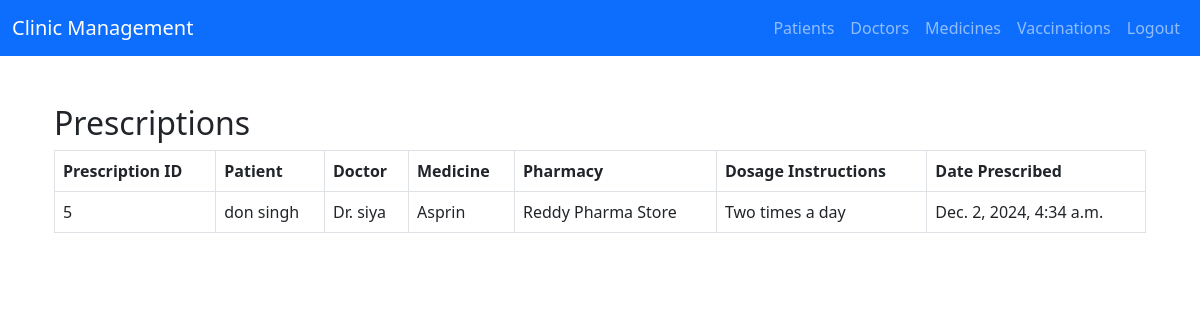
/prescriptions/ (signed in), run on the app's committed database.
### clinic/models.py (models this page shows, shortened)
class Prescription(models.Model):
    Prescription_id = models.AutoField(primary_key=True)
    patient = models.ForeignKey(Patient, on_delete=models.CASCADE)
    doctor = models.ForeignKey(Doctor, on_delete=models.CASCADE)  # Doctor is already linked
    pharmacy = models.ForeignKey('Pharmacy', on_delete=models.CASCADE, null=True, blank=True)
    medicine = models.ForeignKey('Medicine', on_delete=models.CASCADE)
    dosage_instructions = models.TextField()
    date_prescribed = models.DateTimeField(auto_now_add=True)

class Patient(models.Model):
    user = models.OneToOneField(User, on_delete=models.CASCADE,null=True, blank=True)  # Link to User
    patient_id = models.AutoField(primary_key=True)
    patient_name = models.CharField(max_length=100)
    Age = models.IntegerField()
    Gender = models.CharField(max_length=10, default="Unknown")
    patient_phone_number = models.CharField(max_length=15)
    patient_address = models.TextField()
    insurance = models.ForeignKey('Insurance', on_delete=models.SET_NULL, null=True, blank=True)
    doctor = models.ForeignKey(Doctor, on_delete=models.SET_NULL, null=True, blank=True, related_name='patients')
    condition = models.TextField()

class Doctor(models.Model):
    user = models.OneToOneField(User, on_delete=models.CASCADE, null=True, blank=True)    # Link to User
    D_id = models.AutoField(primary_key=True)
    D_Name = models.CharField(max_length=100, default="Unknown")
    D_phone_number = models.CharField(max_length=15)
    D_email = models.EmailField()
    License_number = models.CharField(max_length=50, default='ABC12345')
    Specialization = models.CharField(max_length=100, default="General")
    clinic = models.ForeignKey(Clinic, on_delete=models.CASCADE, default=1)

class Medicine(models.Model):
    m_id = models.AutoField(primary_key=True)
    m_name = models.CharField(max_length=100)
    dosage = models.FloatField()
    manufacture_date = models.DateField(default="2024-01-01")
    expiry_date = models.DateField(default="2025-01-01")
    price = models.FloatField()

class Pharmacy(models.Model):
    pharmacy_id = models.AutoField(primary_key=True)
    pharmacy_name = models.CharField(max_length=100)
    pharmacy_number = models.CharField(max_length=15)
    address = models.TextField()

### clinic/views.py (the view)
# urls.py: path('prescriptions/', views.list_prescriptions, name='list_prescriptions'),
@login_required
def list_prescriptions(request):
    prescriptions = Prescription.objects.all()
    return render(request, 'clinic_management/list_prescriptions.html', {
        'prescriptions': prescriptions,
    })

### clinic/Templates/clinic_management/list_prescriptions.html
{% extends 'clinic_management/base.html' %}
{% block content %}
<div class="container mt-5">
    <h2>Prescriptions</h2>
    <table class="table table-bordered">
        <thead>
            <tr>
                <th>Prescription ID</th>
                <th>Patient</th>
                <th>Doctor</th>
                <th>Medicine</th>
                <th>Pharmacy</th>
                <th>Dosage Instructions</th>
                <th>Date Prescribed</th>
            </tr>
        </thead>
        <tbody>
            {% for prescription in prescriptions %}
            <tr>
                <td>{{ prescription.Prescription_id }}</td>
                <td>{{ prescription.patient.patient_name }}</td>
                <td>Dr. {{ prescription.doctor.D_Name }}</td>
                <td>{{ prescription.medicine.m_name }}</td>
                <td>{{ prescription.pharmacy.pharmacy_name }}</td>
                <td>{{ prescription.dosage_instructions }}</td>
                <td>{{ prescription.date_prescribed }}</td>
            </tr>
            {% endfor %}
        </tbody>
    </table>
</div>
{% endblock %}

### data on the page
Prescription: Prescription_id "5", patient.patient_name "don singh", doctor.D_Name "siya", medicine.m_name "Asprin", pharmacy.pharmacy_name "Reddy Pharma Store", dosage_instructions "Two times a day", date_prescribed "Dec. 2, 2024, 4:34 a.m."
